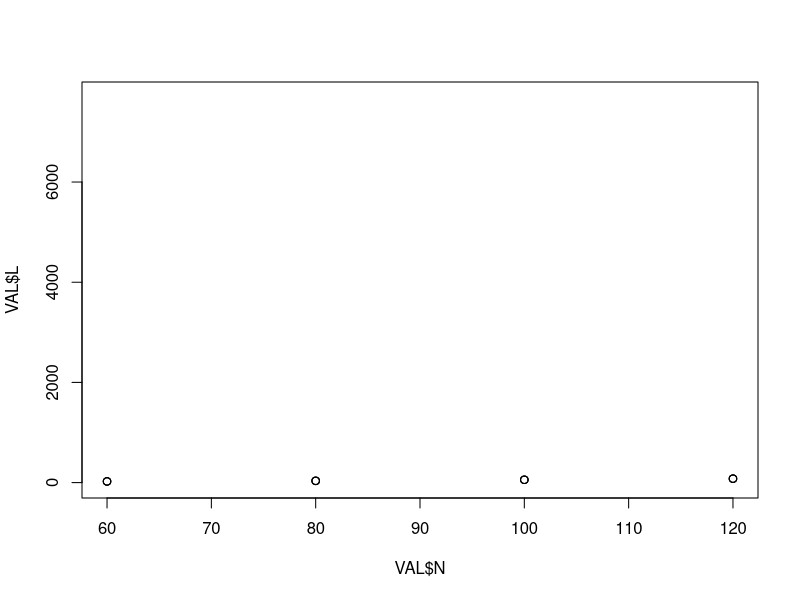

Reproduce this figure in R. (Note: this script raises an error after producing the figure.)
#--------- AUTRE MODELE   -------------------------------------------------------------------------------


# Définition des modèles


modR2<-function(F, N) {
  y<-(0.04*N^2+1) * F^2 + (0.001*N^2-10) *F  + (0.02*N^2 + 1)
  return(y/facteurR)
}


modL2<-function(F, N) {
  y<-(0.08*N^2+1) * F^2 + (0.001*N^2+1) *F  + (0.02*N^2 + 1)
  return(y/facteurL)
}

# Déclarations de variables


inductances2<-c()
resistances2<-c()
frequencies<-c(10,20,28.5,40,50,66.6,100)
nTypes<-c(60, 80, 100, 120)

colr<-c("blue", "red", "green", "orange")

facteurR<-1500
facteurL<-1500
echs<-c(rep(rep(1,7), 4),rep(rep(2, 7),4), rep(rep(3, 7),4))
F<-c(rep(frequencies,12))
N1<-c(rep(nTypes[1],7), rep(nTypes[2],7), rep(nTypes[3],7), rep(nTypes[4],7))
N<-rep(N1, 3)

n<-seq(60, 120, by=1)

# Génération des résistances et inductances


L<-round(modL2(F,N) + (rnorm(84)+1)*2 , 2)
R<-round(modR2(F,N) + (rnorm(84)+1)*2 , 2)

data<-data.frame(echs, N, F, R, L)

# Génération des courbes

# Inductances vs Fréquence

for(f in frequencies){
  
  VAL=data[data$F == f, ]
  mod <- lm(VAL$L~VAL$N+I(VAL$N^2), data=VAL)
  print(summary(mod))
  #titre<-paste("Inductance / Fréquence - N=", as.character(n), "pour éch:", as.character(e))
  Lest2N<-function(N){mod$coefficients[1]  + mod$coefficients[2] * N +   mod$coefficients[3] * N^2}
  plot(VAL$N, VAL$L, ylim=c(0, max(data$L)))
  lines(n, Lest2N(n), col=colr[c])

}


# Inductances vs N spires





# Résistance vs Fréquence





# Résistance vs N spires











# Enregistrement des données

write.csv(data,"./data/data.csv", row.names = FALSE)

